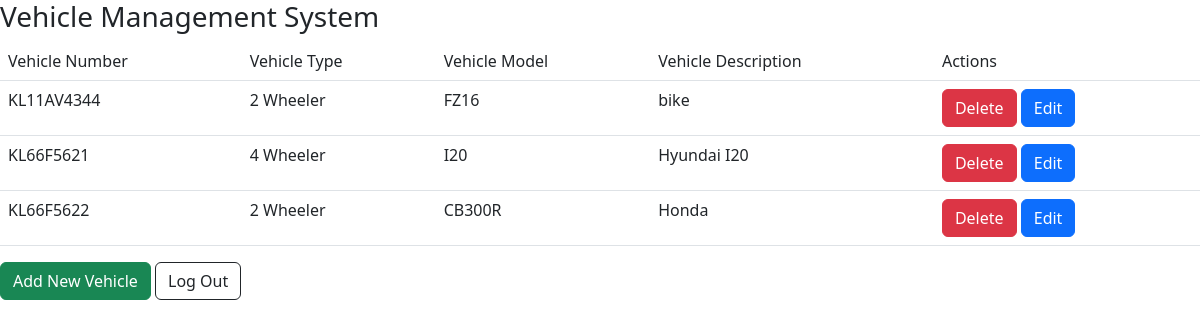
The app's page /home/ (signed in) with its own data.
### service/models.py (models this page shows)
class Service(models.Model):
    vehicle_number=models.CharField(max_length=50)
    vehicle_type=models.CharField(max_length=50)
    vehicle_model=models.CharField(max_length=50)
    vehicle_desc=models.CharField(max_length=50)

### djangowebapp/views.py (the view)
# urls.py: 2. Add a URL to urlpatterns:  path('', views.home, name='home')
def home(request):
    if not request.user.is_authenticated:
        return redirect('login')
    vehicledata=Service.objects.all()
    data={
        'data':vehicledata
    }
    return render(request,"home.html",data)

### templates/home.html (shortened to what this page needs)
{% extends 'layout.html' %}
{% block container %}
<table class="table">
    <tr>
        <td>Vehicle Number</td>
        <td>Vehicle Type</td>
        <td>Vehicle Model</td>
        <td>Vehicle Description</td>
        <td>Actions</td>
    {% for i in data %}
    <tr>
    <td>{{i.vehicle_number}}</td>
    <td>{{i.vehicle_type}}</td>
    <td>{{i.vehicle_model}}</td>
    <td>{{i.vehicle_desc}}</td>
    <td><a href="{% url 'delete' i.id %}" class="btn btn-danger" onclick="return confirm('Are you sure you want to delete this item?')">Delete</a>
        <a href="{% url 'update' i.id %}" class="btn btn-primary">Edit</a></td>
    </tr>
    {% endfor %}
</table>
<a href="{% url 'create' %}" class="btn btn-success">Add New Vehicle</a>
<a href="{% url 'logout' %}" class="btn btn-outline-dark">Log Out</a>
{% endblock  %}

### records on screen
Service: vehicle_number "KL11AV4344", vehicle_type "2 Wheeler", vehicle_model "FZ16", vehicle_desc "bike"
Service: vehicle_number "KL66F5621", vehicle_type "4 Wheeler", vehicle_model "I20", vehicle_desc "Hyundai I20"
Service: vehicle_number "KL66F5622", vehicle_type "2 Wheeler", vehicle_model "CB300R", vehicle_desc "Honda"
